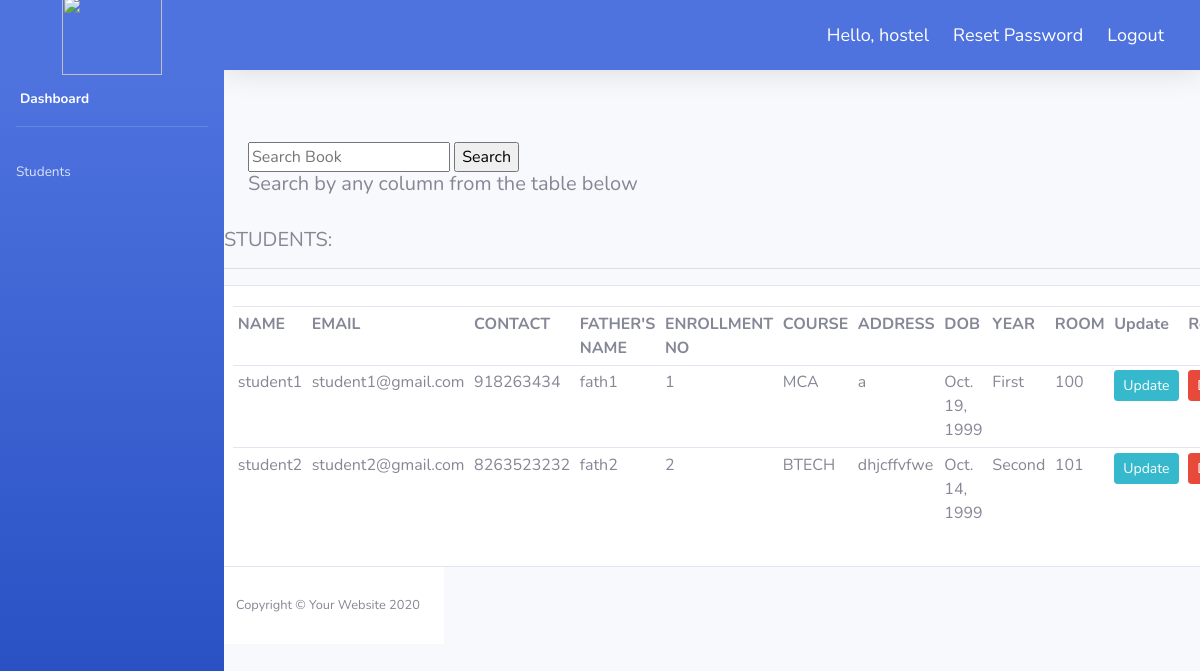
The page /dashboard/ (signed in) on the database its author committed.
### hostelapp/models.py (models this page shows, shortened)
class Student(models.Model):
    user = models.OneToOneField(
        User,
        default=None,
        null=True,
        on_delete=models.CASCADE)
    profile_pic = models.ImageField(default="profilepic.png", null=True, blank=True)
    gender_choices = [('M', 'Male'), ('F', 'Female')]
    student_name = models.CharField(max_length=200, null=True)
    student_mail = models.CharField(max_length=200, null=True)
    student_contact=models.CharField(max_length=10, null=True)
    father_name = models.CharField(max_length=200, null=True)
    enrollment_no = models.IntegerField(unique=True, null=True)
    courses = (
        ('BTECH','BTECH'),
        ('MCA','MCA'),
        ('MBA','MBA'),
        ('MTECH','MTECH'),
    )
    course = models.CharField(max_length=50,null=True,choices=courses)
    student_address=models.CharField(max_length=200,null=True)
    dob = models.DateField(
        max_length=10,
        help_text="format : YYYY-MM-DD",
        null=True)
    gender = models.CharField(
        choices=gender_choices,
        max_length=1,
        default=None,
        null=True)
    YEARS_CHOICE = (
        ('First','First'),
        ('Second','Second'),
        ('Third','Third'),
        ('Fourth','Fourth'),
    )
    curr_year = models.CharField(max_length=50,null=True,choices=YEARS_CHOICE)
    fees_receipt=models.FileField(null=True,blank=True)
    room = models.IntegerField(null=True)
    room_allotted = models.BooleanField(default=False)
    no_dues = models.BooleanField(default=True)

### hostelapp/decorators.py (the view)
	def wrapper_function(request, *args, **kwargs):
		group = None
		if request.user.groups.exists():
			group = request.user.groups.all()[0].name
		if group == 'students':
			return redirect('inform')
		if group == 'admin':
			return view_func(request, *args, **kwargs)

### hostelapp/views.py (called while the page is built)
@login_required(login_url='login')
@admin_only
def dashboardPage(request):
    students = Student.objects.order_by('room')
    query = request.GET.get('q')
    if query:
        students = Student.objects.filter(Q(student_name__icontains=query) | Q(enrollment_no__icontains=query) | Q(student_mail__icontains=query) | Q(student_contact__icontains=query) | Q(room__icontains=query) | Q(dob__icontains=query) | Q(student_address__icontains=query) | Q(course__icontains=query) | Q(curr_year__icontains=query))
    else:
        students = Student.objects.order_by('room')
    context={
        'students':students,
    }
    return render(request,'hostelapp/dashboard.html',context)

### hostelapp/templates/hostelapp/dashboard.html (shortened to what this page needs)
 {% extends 'hostelapp/navbar.html' %}
 {% load static %}
 {% block content %}
 <br>
<br>
<div class="container">
    <form method="GET" action="{% url 'dashboard' %}">
      <input type="text" name="q" value="{{request.GET.q}}" placeholder="Search Book">
      <input type="submit" value="Search">
    </form>
    <h5>Search by any column from the table below</h5>
  </div>
<br>
	<h5>STUDENTS:</h5>
		<hr>
<div class="row">
	<div class="col-md-13">
		<div class="card card-body">
			<table class="table table-sm">
				<tr>
					<th>NAME</th>
					<th>EMAIL</th>
          <th>CONTACT</th>
          <th>FATHER'S NAME</th>
          <th>ENROLLMENT NO</th>
          <th>COURSE</th>
          <th>ADDRESS</th>
          <th>DOB</th>
          <th>YEAR</th>
          <th>ROOM</th>
          <th>Update</th>
					<th>Remove</th>
				</tr>
				{% for student in students %}
					<tr>
						<td>{{student.student_name}}</td>
						<td>{{student.student_mail}}</td>
            <td>{{student.student_contact}}</td>
            <td>{{student.father_name}}</td>
            <td>{{student.enrollment_no}}</td>
            <td>{{student.course}}</td>
            <td>{{student.student_address}}</td>
            <td>{{student.dob}}</td>
            <td>{{student.curr_year}}</td>
            <td>{{student.room}}</td>
            <td><a class="btn btn-sm btn-info" href="{% url 'update_student' student.id %}">Update</a></td>
						<td><a class="btn btn-sm btn-danger" href="{% url 'delete_student' student.id %}">Delete</a></td>
					</tr>
				{% endfor %}
			</table>
		</div>
	</div>
{% endblock %}

### hostelapp/templates/hostelapp/navbar.html (shortened to what this page needs)
<!DOCTYPE html>
<html lang="en">
{% load static %}
<head>
  <link href="{% static 'css/sb-admin-2.min.css' %}" rel="stylesheet">
</head>
<body id="page-top">
  <div id="wrapper">
    <ul class="navbar-nav bg-gradient-primary sidebar sidebar-dark accordion" id="accordionSidebar">
      <a class="sidebar-brand d-flex align-items-center justify-content-center" href="#">
        <div><img src="{% static 'img/download.jfif' %}" width="100" height="80"></div>
      </a>
      <li class="nav-item active">
        <a class="nav-link" href="{% url 'inform' %}">
          <span>Dashboard</span></a>
      </li>
      <hr class="sidebar-divider">
      {% if request.user.is_staff %}
       <li class="nav-item">
        <a class="nav-link collapsed" href="{% url 'dashboard' %}">
          <span>Students</span>
        </a>
      </li>
    {% endif %}
    </ul>
    <div id="content-wrapper" class="d-flex flex-column">
      <div id="content">
        <nav class="navbar navbar-expand navbar-light bg-primary topbar mb-4 static-top shadow">
          <ul class="navbar-nav ml-auto">
            <li>
               <span class="hello-msg">Hello, {{request.user}}</span>
               <span><a class="hello-msg" href="{% url 'reset_password' %}">Reset Password</a></span>
  <span ><a  class="hello-msg" href="{% url 'logout' %}">Logout</a></span>
            </li>
          </ul>
        </nav>
        {% block content %}
        {% endblock %}
      <footer class="sticky-footer bg-white">
        <div class="container my-auto">
          <div class="copyright text-center my-auto">
            <span>Copyright &copy; Your Website 2020</span>
          </div>
        </div>
      </footer>
</body>
</html>

### hostelapp/templates/hostelapp/navbar.html (style rules this page uses)
.hello-msg { font-size: 18px; color: #fff; margin-right: 20px; }

### rows shown on the page
Student: student_name "student1", student_mail "student1@gmail.com", student_contact "918263434", father_name "fath1", enrollment_no "1", course "MCA", student_address "a", dob "Oct. 19, 1999", curr_year "First", room "100"
Student: student_name "student2", student_mail "student2@gmail.com", student_contact "8263523232", father_name "fath2", enrollment_no "2", course "BTECH", student_address "dhjcffvfwe", dob "Oct. 14, 1999", curr_year "Second", room "101"

### other values the page prints
{{ request.user }} "hostel"
